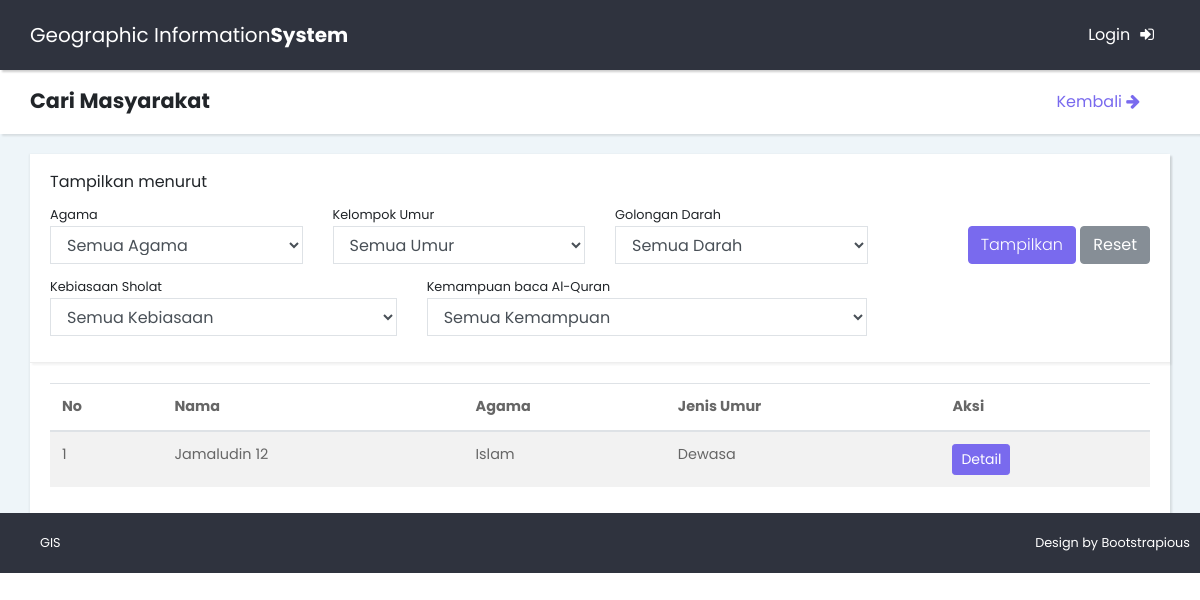
Page /user/search.php on the earlier database version.
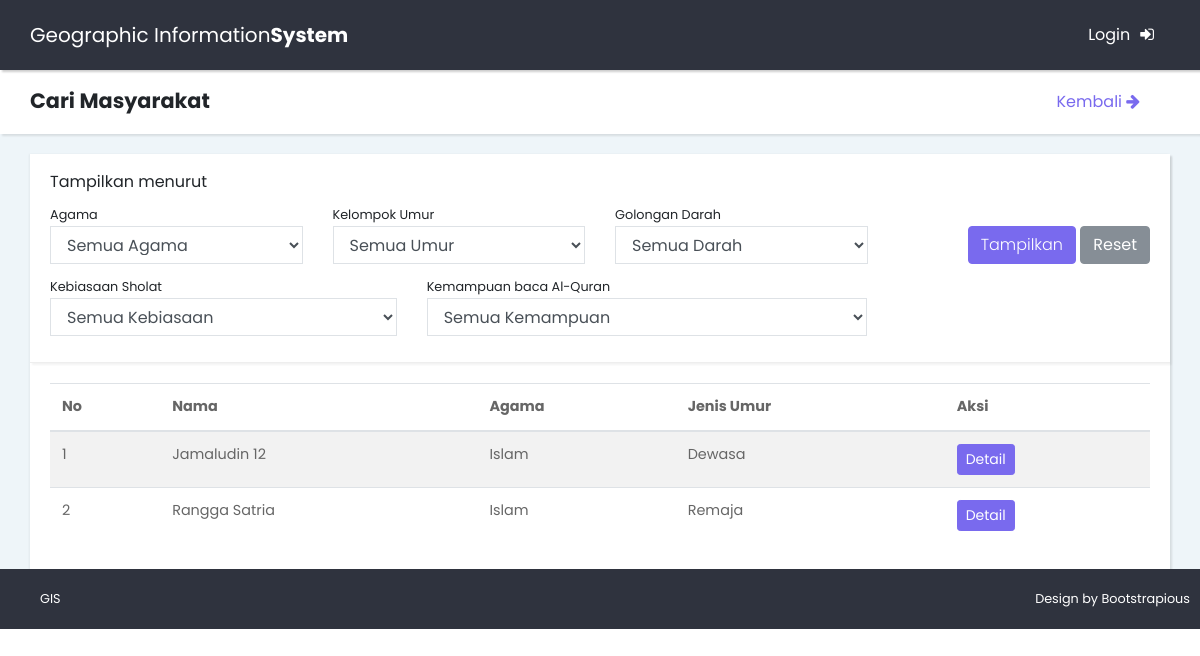
Same page on the later database version.
### tables this page shows
CREATE TABLE `family` (
  `family_id` int(10) NOT NULL,
  `place_id` int(10) NOT NULL,
  `family_name` varchar(50) NOT NULL,
  `family_status` int(1) NOT NULL COMMENT '0=kepala keluarga, 1=istri, 2=anak, 3=pembantu',
  `family_status_number` int(2) NOT NULL DEFAULT '0',
  `family_kawin` int(1) NOT NULL DEFAULT '0',
  `family_religion` int(1) NOT NULL COMMENT '1=islam, 2=kristen, 3=katolik, 4=budha, 5=hindu 6=lainnya',
  `family_age` int(3) NOT NULL COMMENT '1=balita 2= anak-anak 3=remaja 4=dewasa 5=lansia',
  `family_gender` int(1) NOT NULL,
  `family_born_place` varchar(10) NOT NULL,
  `family_born_date` date NOT NULL,
  `family_die_date` date DEFAULT NULL,
  `family_education` int(1) NOT NULL COMMENT '0= Tidak sekolah 1 = SD/MI 2 = SMP/MTS 3 = SMA/MA 4 = SMK 5 = Diploma(D3) 6 = Sarjana(S1) 7 = Magister (S2) 8 = Doktor (S3)',
  `family_salary` int(10) DEFAULT '0',
  `family_blood` varchar(2) NOT NULL,
  `family_donor` int(1) NOT NULL DEFAULT '0'
);

### includes/connect.php (called while the page is built, shortened)
<?php
class Connect extends DbConfig{
  function connect() {
    $this->link = mysqli_connect(DbConfig::$dbHost,DbConfig::$dbUser,DbConfig::$dbPass,DbConfig::$dbName);
  }
}
?>

### includes/db-helper.php (called while the page is built, shortened)
<?php
class DBHelper{
  private $link;
  function __construct() {
    require_once('connect.php');
    $conn = new Connect();
    $this->link = $conn->link;
  }
  function getFilterFamily($array){
    $religion = $array['religion'];
    $age      = $array['age'];
    $blood    = $array['blood'];
    $sholat   = $array['sholat'];
    $mengaji  = $array['mengaji'];
    $case ='';
    if(empty($age) && empty($religion) && empty($blood) && empty($sholat) && empty($mengaji)){
      if ($result = $this->link->query("SELECT * FROM family")) {
        return $result;
      }else {
        return false;
      }
    }
    else {
      if ($result = $this->link->query("SELECT * FROM family AS f LEFT JOIN keimanan AS k ON f.family_id = k.family_id WHERE $case")) {
        return $result;
      }else {
        return  false;
      }
    }
  }
}
?>

### user/search.php (the view, shortened to what this page needs)
<?php
require_once('../includes/db-helper.php');
if(isset($_SESSION[RequestKey::$USER_LEVEL])) {
  if ($_SESSION[RequestKey::$USER_LEVEL] == 0) {
    header('Location: ../admin/.');
  }else{
    header('Location: ../takmir/.');
  }
}
else {
  $db = new DBHelper();
  if (isset($_GET['filter'])) {
    $age        = $db->escapeInput($_GET['age']);
    $religion   = $db->escapeInput($_GET['religion']);
    $blood      = $db->escapeInput($_GET['blood']);
    $sholat     = $db->escapeInput($_GET['sholat']);
    $mengaji    = $db->escapeInput($_GET['mengaji']);
    $array              = array();
    $array['age']       = $db->escapeInput($_GET['age']);
    $array['religion']  = $db->escapeInput($_GET['religion']);
    $array['blood']     = $db->escapeInput($_GET['blood']);
    $array['sholat']    = $db->escapeInput($_GET['sholat']);
    $array['mengaji']   = $db->escapeInput($_GET['mengaji']);
    $familys            = $db->getFilterFamily($array);
    if ($familys == false) {
      $message = "Tidak ditemukan";
    }
  }
  else{
    $array              = array();
    $array['age']       = '';
    $array['religion']  = '';
    $array['blood']     = '';
    $array['sholat']    = '';
    $array['mengaji']   = '';
    $familys    = $db->getFilterFamily($array);
  }
}
?>
<!DOCTYPE html>
<html>
<head>
  <?php include('head.php'); ?>
</head>
<body>
  <div class="page">
    <?php include('main-navbar.php'); ?>
    <div class="row">
      <div class="col-lg-12">
        <header class="page-header">
          <div class="container-fluid col-12 row">
            <h2 class="no-margin-bottom col-8">Cari Masyarakat</h2>
            <a href="../." class="text-right col-4"><h7 > Kembali <span class="fa fa-arrow-right"></span></h7></a>
          </div>
        </header>
        <section style="padding:20px 0px" class="dashboard-header">
          <div class="container-fluid">
            <div class="row">
              <div class="col-md-12">
                <div class="card">
                  <div class="card-header">
                    <form class="form-horisontal" action="index.php" method="get">
                      <label>Tampilkan menurut</label>
                      <div class="row">
                        <div class="col-3 no-margin">
                          <small>Agama</small>
                        </div>
                        <div class="col-3 no-margin">
                          <small>Kelompok Umur</small>
                        </div>
                        <div class="col-3 no-margin">
                          <small>Golongan Darah</small>
                        </div>
                      </div>
                      <div class="row">
                        <div class="form-group col-3 no-margin">
                          <select class="form-control" name="religion">
                            <option value="">Semua Agama</option>
                          </select>
                        </div>
                        <div class="from-groip col-3 no-margin">
                          <select class="form-control" name="age">
                            <option value="">Semua Umur</option>
                          </select>
                        </div>
                        <div class="from-groip col-3 no-margin">
                          <select class="form-control" name="blood">
                            <option value="">Semua Darah</option>
                          </select>
                        </div>
                        <div style="text-align:right" class="col-3 no-margin">
                          <input class="btn btn-primary"type="submit" name="filter" value="Tampilkan">
                          <a class="btn btn-secondary" href=".">Reset</a>
                        </div>
                      </div>
                      <div class="row">
                        <div class="col-4 no-margin">
                          <small>Kebiasaan Sholat</small>
                        </div>
                        <div class="col-5 no-margin">
                          <small>Kemampuan baca Al-Quran</small>
                        </div>
                      </div>
                      <div class="row">
                        <div class="form-group col-4 no-margin">
                          <select class="form-control" name="sholat">
                            <option value="">Semua Kebiasaan</option>
                          </select>
                        </div>
                        <div class="from-groip col-5 no-margin">
                          <select class="form-control" name="mengaji">
                            <option value="">Semua Kemampuan </option>
                          </select>
                        </div>
                      </div>
                    </form>
                  </div>
                  <div class="card-body">
                    <div class="table-responsive">
                      <table class="table table-striped ">
                        <thead>
                          <tr>
                            <th>No</th>
                            <th>Nama</th>
                            <th>Agama</th>
                            <th>Jenis Umur</th>
                            <th>Aksi</th>
                          </tr>
                        </thead>
                        <tbody>
                          <?php
                          if ($familys == false) {
                            echo "<tr>";
                            echo "<th colspan='5' style='text-align:center'>";
                            echo "<h2>Data tidak ditemukan</h2>";
                            echo "</th>";
                            echo "</tr>";
                          }
                          else{
                            $i=1;
                            while ($family = $familys->fetch_object()) {
                              ?>
                              <tr>
                                <td>
                                  <?= $i; ?>
                                </td>
                                <td>
                                  <?= ucwords($family->family_name); ?>
                                </td>
                                <td>
                                  <?php
                                  if ($family->family_religion == 1) {
                                    echo "Islam";
                                  }elseif ($family->family_religion == 2) {
                                    echo "Kristen";
                                  }elseif ($family->family_religion == 3) {
                                    echo "Katolik";
                                  }elseif ($family->family_religion == 4) {
                                    echo "Budha";
                                  }elseif ($family->family_religion == 5) {
                                    echo "Hindu";
                                  }else {
                                    echo "Ateis";
                                  }
                                  ?>
                                </td>
                                <td>
                                  <?php
                                  if ($family->family_age == 1) {
                                    echo "Balita";
                                  }elseif ($family->family_age == 2) {
                                    echo "Anak-anak";
                                  }elseif ($family->family_age == 3) {
                                    echo "Remaja";
                                  }elseif ($family->family_age == 4) {
                                    echo "Dewasa";
                                  }elseif ($family->family_age == 5) {
                                    echo "Lansia";
                                  }else {
                                    echo "Lainnya";
                                  }
                                  ?>
                                </td>
                                <td>
                                  <a  class="btn btn-primary btn-sm" href="detail_orang.php?<?=RequestKey::$FAMILY_ID?>=<?=$family->family_id?>">Detail</a>
                                </td>
                              </tr>
                              <?php
                              $i += 1;
                            }
                          }
                          ?>
                        </tbody>
                      </table>
                    </div>
                  </div>
                </div>
              </div>
            </div>
          </div>
        </section>
        <?php include('page-footer.php'); ?>
      </div>
    </div>
  </div>
</body>
</html>

### user/head.php (shortened to what this page needs)
<link rel="stylesheet" href="../vendor/bootstrap/css/bootstrap.min.css">
<link rel="stylesheet" href="../vendor/font-awesome/css/font-awesome.min.css">
<link rel="stylesheet" href="../css/fontastic.css">
<link rel="stylesheet" href="../css/style.default.css" id="theme-stylesheet">
<link rel="stylesheet" href="../css/sweetalert2.min.css" id="theme-stylesheet">

### user/main-navbar.php (shortened to what this page needs)
<header class="header">
  <nav class="navbar">
    <div class="container-fluid">
      <div class="navbar-holder d-flex align-items-center justify-content-between">
        <div class="navbar-header">
          <a href="../." class="navbar-brand">
          <div class="brand-text brand-big"><span>Geographic Information </span><strong>System</strong></div>
          <div class="brand-text brand-small"><strong>GIS</strong></div></a>
        </div>
        <ul class="nav-menu list-unstyled d-flex flex-md-row align-items-md-center">
          <li class="nav-item"><a href="../login.php" class="nav-link logout">Login<i class="fa fa-sign-in"></i></a></li>
        </ul>
      </div>
    </div>
  </nav>
</header>

### user/page-footer.php
<footer class="main-footer">
    <div class="container-fluid">
        <div class="row">
        <div class="col-sm-6">
            <p>GIS</p>
        </div>
        <div class="col-sm-6 text-right">
            <p>Design by <a href="https://bootstrapious.com/admin-templates" class="external">Bootstrapious</a></p>
        </div>
        </div>
    </div>
</footer>

### css/style.default.css (style rules this page uses)
body { overflow-x: hidden; }
a, i, span { display: inline-block; text-decoration: none; -webkit-transition: all 0.3s; transition: all 0.3s; }
section { padding: 50px 0; }
.container-fluid { padding: 0 30px; }
header.page-header { padding: 20px 0; }
table { font-size: 0.9em; color: #666; }
.page-header { background: #fff; padding: 20px; -webkit-box-shadow: 2px 2px 2px rgba(0, 0, 0, 0.1); box-shadow: 2px 2px 2px rgba(0, 0, 0, 0.1); position: relative; z-index: 8; }
button, input { outline: none !important; }
.card { margin-bottom: 30px; -webkit-box-shadow: 2px 2px 2px rgba(0, 0, 0, 0.1), -1px 0 2px rgba(0, 0, 0, 0.05); box-shadow: 2px 2px 2px rgba(0, 0, 0, 0.1), -1px 0 2px rgba(0, 0, 0, 0.05); }
.card-header { -webkit-box-shadow: 2px 2px 2px rgba(0, 0, 0, 0.05); box-shadow: 2px 2px 2px rgba(0, 0, 0, 0.05); }
.page { background: #EEF5F9; }
.no-margin { margin: 0 !important; }
.no-margin-bottom { margin-bottom: 0 !important; }
.page { overflow-x: hidden; }
nav.navbar { background: #2f333e; padding-top: 15px; padding-bottom: 15px; color: #fff; position: relative; border-radius: 0; -webkit-box-shadow: 2px 2px 2px rgba(0, 0, 0, 0.2); box-shadow: 2px 2px 2px rgba(0, 0, 0, 0.2); z-index: 10; padding-left: 0; padding-right: 0; }
nav.navbar .navbar-holder { width: 100%; }
nav.navbar .brand-big { display: block; }
nav.navbar a { color: inherit; }
nav.navbar .container-fluid { width: 100%; }
nav.navbar .nav-link { position: relative; }
nav.navbar .nav-link.logout i { margin-left: 10px; }
nav.navbar .nav-menu { margin-bottom: 0; }
footer.main-footer { position: absolute; bottom: 0; width: 100%; background: #2f333e; color: #fff; padding: 20px 10px; }
footer.main-footer a { color: inherit; }
footer.main-footer p { margin: 0; font-size: 0.8em; }
.form-control { border: 1px solid #dee2e6; border-radius: 0; padding: 0.375rem 0.75rem; }
button, input[type='submit'] { cursor: pointer; font-family: inherit; font-weight: 300 !important; }
select { margin-bottom: 10px; }
select option { color: #999; }
.navbar { padding: 0.5rem 1rem; }
.navbar-brand { display: inline-block; padding-top: 0.3125rem; padding-bottom: 0.3125rem; margin-right: 1rem; font-size: 1.25rem; }
.btn { font-weight: 400; border: 1px solid transparent; padding: 0.375rem 0.75rem; font-size: 1rem; line-height: 1.5; border-radius: 0.25rem; -webkit-transition: background-color 0.15s ease-in-out, border-color 0.15s ease-in-out, -webkit-box-shadow 0.15s ease-in-out; transition: background-color 0.15s ease-in-out, border-color 0.15s ease-in-out, -webkit-box-shadow 0.15s ease-in-out; transition: background-color 0.15s ease-in-out, border-color 0.15s ease-in-out, box-shadow 0.15s ease-in-out; transition: background-color 0.15s ease-in-out, border-color 0.15s ease-in-out, box-shadow 0.15s ease-in-out, -webkit-box-shadow 0.15s ease-in-out; }
.btn-primary { color: color-yiq(#796AEE); background-color: #796AEE; border-color: #796AEE; }
.btn-secondary { color: color-yiq(#868e96); background-color: #868e96; border-color: #868e96; }
.btn-sm { padding: 0.25rem 0.5rem; font-size: 0.875rem; line-height: 1.5; border-radius: 0.2rem; }
body { font-family: "Poppins", sans-serif; font-size: 1rem; font-weight: 400; line-height: 1.5; color: #212529; background-color: #fff; }
a { color: #796AEE; text-decoration: none; }
h1, h2, h3, h4, h5, h6, .h1, .h2, .h3, .h4, .h5, .h6 { margin-bottom: 0.5rem; font-family: inherit; font-weight: 700; line-height: 1.1; color: inherit; }
h2, .h2 { font-size: 1.3rem; }
small, .small { font-size: 80%; font-weight: 400; }
.nav-link { padding: 0.5rem 1rem; }
.card { background-color: #fff; border: 0 solid #eee; border-radius: 0; }
.card-body { padding: 1.25rem; }
.card-header { padding: 1rem 1.25rem; background-color: #fff; border-bottom: 1px solid #eee; }
.card-header:first-child { border-radius: 0 0 0 0; }

Differences in the rows shown:
added family: family_name "Rangga Satria", family_religion "Islam", family_age "Remaja"
